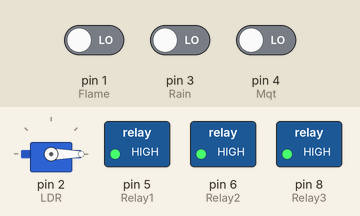
This sketch was run on a simulated Arduino Uno, built with avr-gcc and run on an emulated ATmega328P. Shown: servo, switched loads named in the sketch (green lamp = pin HIGH). The test bench sets the inputs (shaded band); at power-on: pin 1 (Flame) LOW, pin 3 (Rain) LOW, pin 4 (Mqt) LOW.

Above: at 1.2 s.
1.3 s: pin 1 (Flame) driven HIGH
At 1.7 s:
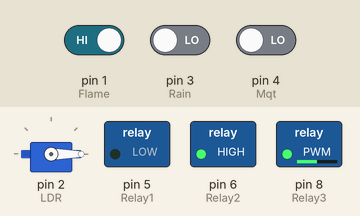
2.8 s: pin 3 (Rain) driven HIGH
At 3.6 s:
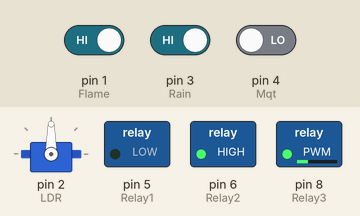
4.3 s: pin 4 (Mqt) driven HIGH
At 4.7 s:
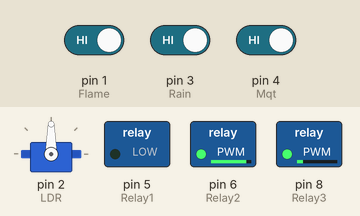
5.8 s: pin 1 (Flame) driven LOW
At 7.0 s:
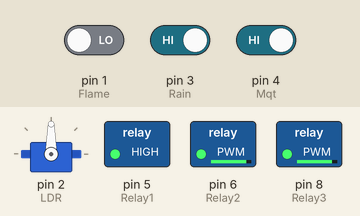
7.3 s: pin 3 (Rain) driven LOW
At 8.5 s:
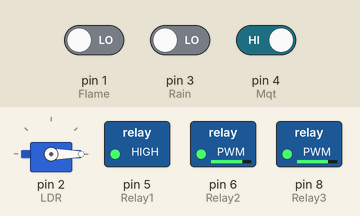
8.8 s: pin 1 (Flame) driven HIGH
At 9.3 s:
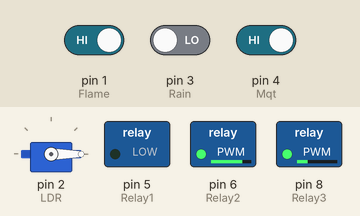
Timing chart, 0 to 11.3 s (numbered marks = the images above; inputs shaded):
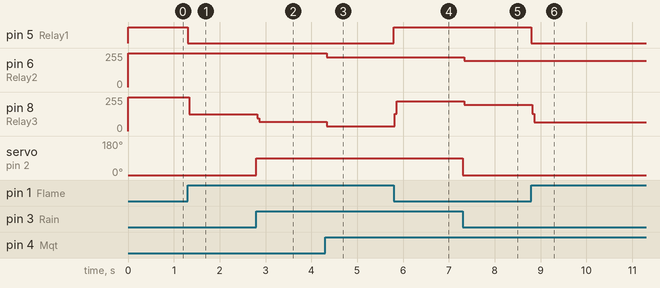

The sketch:

DIp.ino
```cpp
#include <Servo.h>

Servo myservo;

#define Flame 1
#define LDR 2
#define Rain 3
#define Mqt 4
#define Relay1 5
#define Relay2 6
#define Relay3 8

void setup() {
  pinMode(Flame,INPUT);
  pinMode(LDR,INPUT);
  pinMode(Mqt,INPUT);
  pinMode(Rain,INPUT);
  myservo.attach(2); // servo pin ai pin a lgbe
  pinMode(Relay1,OUTPUT);
  pinMode(Relay2,OUTPUT);
  pinMode(Relay3,OUTPUT);


}

void loop() {
  if(digitalRead(Flame)==1){ //flame sensor
    digitalWrite(Relay1,LOW);
    digitalWrite(Relay3,LOW);
  }else{
    digitalWrite(Relay1,HIGH);
    digitalWrite(Relay3,HIGH);
  }
    if(digitalRead(Rain)==1){// position change korle ai ta change korbi
     myservo.write(90);
  }else{
     myservo.write(0);
  }
    if(digitalRead(Mqt)==1){ //mqt sensor
    digitalWrite(Relay2,LOW);
    digitalWrite(Relay3,LOW);
  }else{
    digitalWrite(Relay2,HIGH);
    digitalWrite(Relay3,HIGH);
  }
  if(digitalRead(LDR)==1){ //LDR sensor
    digitalWrite(Relay2,LOW);
    digitalWrite(Relay3,LOW);
  }else{
    digitalWrite(Relay2,HIGH);
    digitalWrite(Relay3,HIGH);
  }
}
```

Measured:
- after the input at 1.3 s, pin 5 (Relay1): HIGH → LOW at once; pin 8 (Relay3): 255/255 → 126/255 at once
- after the input at 2.8 s, pin 8 (Relay3): 126/255 → 68/255 at once; servo on pin 2 (LDR): 0° → 90° at once
- after the input at 4.3 s, pin 6 (Relay2): 255/255 → 224/255 at once; pin 8 (Relay3): 68/255 → 37/255 at once
- after the input at 5.8 s, pin 5 (Relay1): LOW → HIGH at once; pin 8 (Relay3): 37/255 → 223/255 at once
- after the input at 7.3 s, pin 6 (Relay2): 224/255 → 198/255 at once; pin 8 (Relay3): 223/255 → 197/255 at once; servo on pin 2 (LDR): 90° → 0° at once
- after the input at 8.8 s, pin 5 (Relay1): HIGH → LOW at once; pin 8 (Relay3): 197/255 → 66/255 at once
